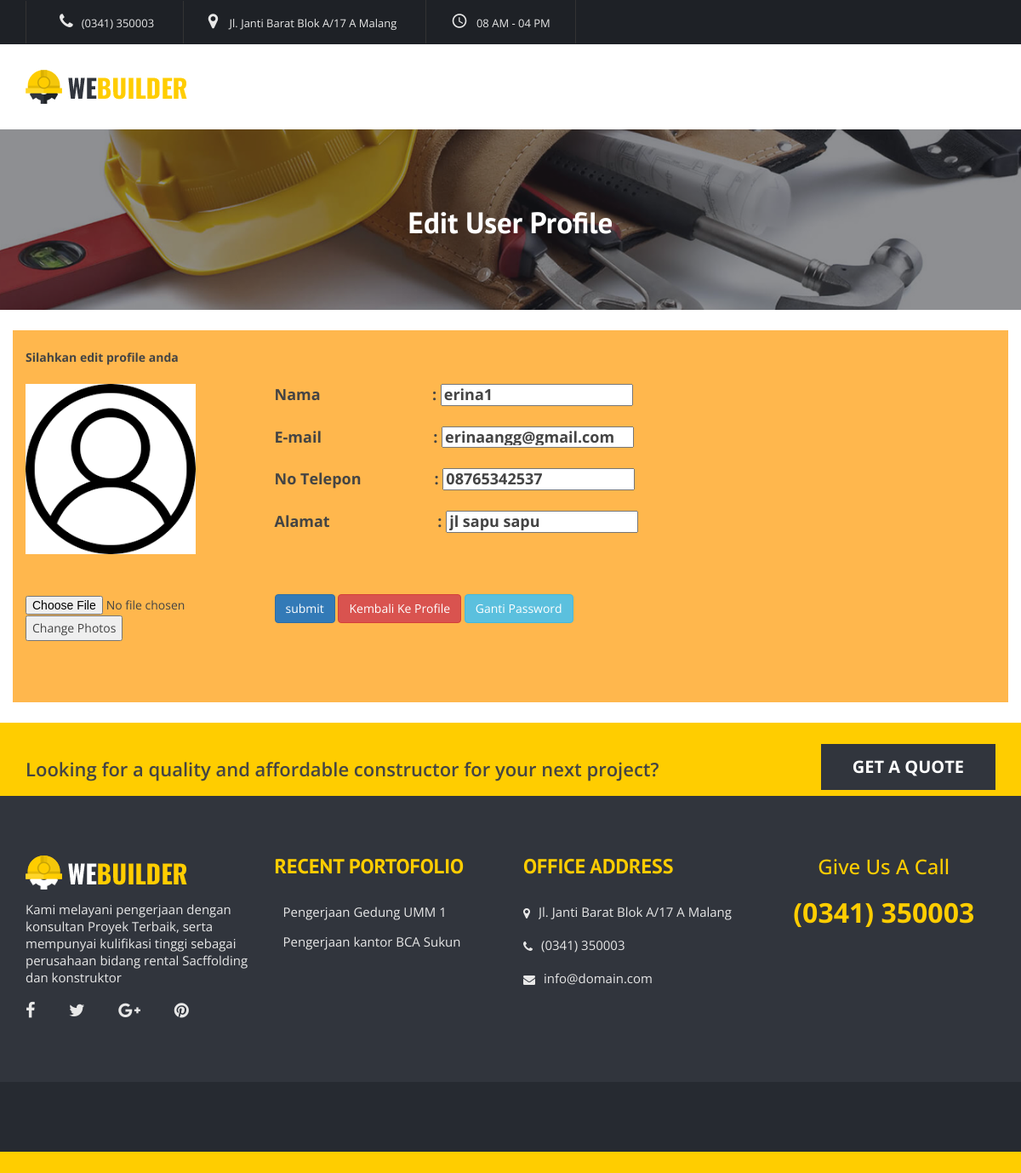
Screenshot of /editUserProfile.php (signed in) with the database file from the repository.
### tables this page shows
CREATE TABLE `user` (
  `id_user` int(11) NOT NULL,
  `username` varchar(100) NOT NULL,
  `password` varchar(500) NOT NULL,
  `email` varchar(100) NOT NULL,
  `status` varchar(100) NOT NULL,
  `nama` varchar(100) NOT NULL,
  `foto` varchar(100) DEFAULT 'p.png',
  `no_telp` varchar(100) NOT NULL,
  `alamat` varchar(100) NOT NULL
);

### editUserProfile.php (the view, shortened to what this page needs)
<?php
include "koneksi/koneksi.php";
$username = $_SESSION['username'];
$queryUser = mysqli_query($mysqli, "SELECT * FROM user WHERE username='$username'") or die("data salah: " . mysqli_error($mysqli));
?>
<!DOCTYPE html>
<html lang="en">
<head>
    <link href="css/font-awesome.min.css" rel="stylesheet">
    <link href="css/materialdesignicons.min.css" rel="stylesheet">
    <link href="css/bootstrap.min.css" rel="stylesheet">
    <link href="vendors/revolution/css/settings.css" rel="stylesheet">
    <link href="vendors/revolution/css/layers.css" rel="stylesheet">
    <link href="vendors/revolution/css/navigation.css" rel="stylesheet">
    <link href="vendors/animate-css/animate.css" rel="stylesheet">
    <link href="vendors/owl-carousel/assets/owl.carousel.min.css" rel="stylesheet">
    <link href="css/style.css" rel="stylesheet">
    <link href="css/responsive.css" rel="stylesheet">
</head>
<body>
    <header class="main_header_area">
        <div class="header_top_area">
            <div class="container">
                <div class="pull-left">
                    <a href="#"><i class="fa fa-phone"></i>(0341) 350003</a>
                    <a href="#"><i class="fa fa-map-marker"></i> Jl. Janti Barat Blok A/17 A Malang </a>
                    <a href="#"><i class="mdi mdi-clock"></i>08 AM - 04 PM</a>
                </div>
            </div>
        </div>
        <div class="main_menu_area">
            <div class="container">
                <nav class="navbar navbar-default">
                    <div class="navbar-header">
                        <a class="navbar-brand" href="index.php"><img src="img/logo.png" alt=""></a>
                    </div>
                </nav>
            </div>
        </div>
    </header>
    <section class="banner_area">
        <div class="container">
            <div class="banner_inner_text">
                <h4>Edit User Profile</h4>
            </div>
        </div>
    </section>
    <br>
    <div class="container-fluid">
        <div class="product-status mg-b-30">
            <div class="container-fluid" style="background-color: #FFB74D">
                <br><?php echo $file_name; ?>
                <h5> <b> Silahkan edit profile anda </b></h5><br>
                <div class="product-status-wrap">
                    <div class="row">
                        <?php while ($show = mysqli_fetch_array($queryUser)) { ?>
                            <div class="col-lg-3 col-md-3 col-sm-3 col-xs-3">
                                <img id="myImg" src="img/users/<?php echo $show['foto']; ?>" width="200"><br><br><br>
                                <form action="uploadPhotos.php" method="post">
                                    <input type="file" name="foto" id="foto">
                                    <input type="submit" name="submit" id="submit" value="Change Photos">
                                </form>
                            </div>
                            <div class="col-lg-9 col-md-9 col-sm-9 col-xs-9">
                                    <h4><b> Nama &emsp;&emsp;&emsp; &emsp; &emsp; &emsp; : <input type="text" name="nama" placeholder="nama" value="<?php echo $show['nama']; ?>"></h4> </b> <br>
                                    <h4><b> E-mail &emsp;&emsp;&emsp; &emsp;  &emsp; &emsp; : <input type="text" name="email" placeholder="email" value="<?php echo $show['email']; ?>"></h4></b><br>
                                    <h4><b> No Telepon &emsp;&emsp; &emsp; &emsp;: <input type="text" name="noTelp" placeholder="noTelp" value="<?php echo $show['no_telp']; ?>"></h4></b><br>
                                    <h4><b> Alamat &emsp;&emsp;&emsp;&emsp; &emsp; &emsp; : <input type="text" name="alamat" placeholder="alamat" value="<?php echo $show['alamat']; ?>"></h4></b><br>
                                    <br>
                                    <br>
                                    <input class="btn btn-primary" type="submit" value="submit" name="submit">
                                    <a type="button" href="ProfilBar.php" class="btn btn-danger">Kembali Ke Profile</a>
                                    <a type="button" class="btn btn-info" href="admin/forgot-password/forgot-password.php?edit">Ganti Password</a>
                            </div>
                            <br>
                            <br>
                        <?php } ?>
                            <br>
                            <br>
                    </div>
                </div>
                <br>
                <br>
                <br>
            </div>
        </div>
    </div>
    <br>
    <section class="get_quote_area yellow_get_quote">
        <div class="container">
            <div class="pull-left">
                <h4>Looking for a quality and affordable constructor for your next project?</h4>
            </div>
            <div class="pull-right">
                <a class="get_btn_black" href="#">GET A QUOTE</a>
            </div>
        </div>
        <footer class="footer_area">
            <div class="footer_widgets_area">
                <div class="container">
                    <div class="row footer_widgets_inner">
                        <div class="col-md-3 col-sm-6">
                            <aside class="f_widget about_widget">
                                <img src="img/footer-logo.png" alt="">
                                <p>Kami melayani pengerjaan dengan konsultan Proyek Terbaik, serta mempunyai kulifikasi tinggi sebagai perusahaan bidang rental Sacffolding dan konstruktor </p>
                                <ul>
                                    <li><a href="#"><i class="fa fa-facebook"></i></a></li>
                                    <li><a href="#"><i class="fa fa-twitter"></i></a></li>
                                    <li><a href="#"><i class="fa fa-google-plus"></i></a></li>
                                    <li><a href="#"><i class="fa fa-pinterest"></i></a></li>
                                </ul>
                            </aside>
                        </div>
                        <div class="col-md-3 col-sm-6">
                            <aside class="f_widget recent_widget">
                                <div class="f_w_title">
                                    <h3>Recent Portofolio</h3>
                                </div>
                                <div class="recent_w_inner">
                                    <div class="media">
                                        <div class="media-left">
                                        </div>
                                        <div class="media-body">
                                            <a href="#">
                                                <p>Pengerjaan Gedung UMM 1</p>
                                            </a>
                                        </div>
                                    </div>
                                    <div class="media">
                                        <div class="media-left">
                                        </div>
                                        <div class="media-body">
                                            <a href="#">
                                                <p>Pengerjaan kantor BCA Sukun</p>
                                            </a>
                                        </div>
                                    </div>
                                </div>
                            </aside>
                        </div>
                        <div class="col-md-3 col-sm-6">
                            <aside class="f_widget address_widget">
                                <div class="f_w_title">
                                    <h3>Office Address</h3>
                                </div>
                                <div class="address_w_inner">
                                    <div class="media">
                                        <div class="media-left">
                                            <i class="fa fa-map-marker"></i>
                                        </div>
                                        <div class="media-body">
                                            <p> Jl. Janti Barat Blok A/17 A Malang</p>
                                        </div>
                                    </div>
                                    <div class="media">
                                        <div class="media-left">
                                            <i class="fa fa-phone"></i>
                                        </div>
                                        <div class="media-body">
                                            <p>(0341) 350003 </p>
                                        </div>
                                    </div>
                                    <div class="media">
                                        <div class="media-left">
                                            <i class="fa fa-envelope"></i>
                                        </div>
                                        <div class="media-body">
                                            <p>info@domain.com</p>
                                        </div>
                                    </div>
                                </div>
                            </aside>
                        </div>
                        <div class="col-md-3 col-sm-6">
                            <aside class="f_widget give_us_widget">
                                <h5>Give Us A Call</h5>
                                <h4>(0341) 350003 </h4>
                            </aside>
                        </div>
                    </div>
                </div>
            </div>
            <div class="footer_copy_right">
            </div>
        </footer>
</body>
</html>

### rows the page displays
user: foto (picture), nama "erina1", email "erinaangg@gmail.com", noTelp "08765342537", alamat "jl sapu sapu"
